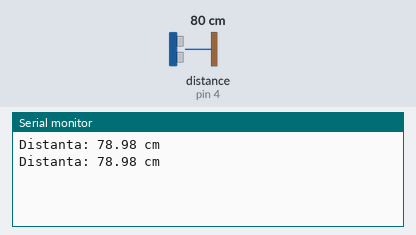
Simulated run of this sketch. Board: Arduino Uno, built with avr-gcc and run on an emulated ATmega328P. Shown: the last lines printed to the serial monitor. Wiring (inferred from the names in the program): ultrasonic range finder: trigger pin 3; echo pin 4. The inputs (shaded band) are chosen by the test bench; at power-on: distance to the obstacle (sensor on pin 4) 80 cm. The echo pulse lasts 58.3 µs per cm.

Above: at 1.8 s.
1.9 s: distance to the obstacle (sensor on pin 4) set to 2 cm
At 2.4 s:
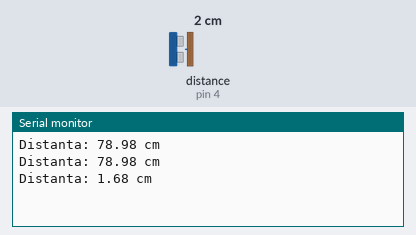
3.4 s: distance to the obstacle (sensor on pin 4) set to 4 cm
At 4.8 s:
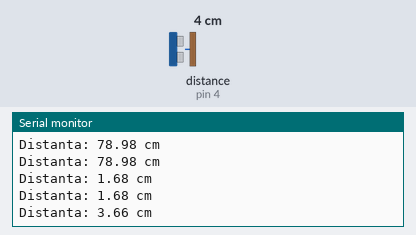
Timing chart, 0 to 6.4 s (numbered marks = the images above; inputs shaded):
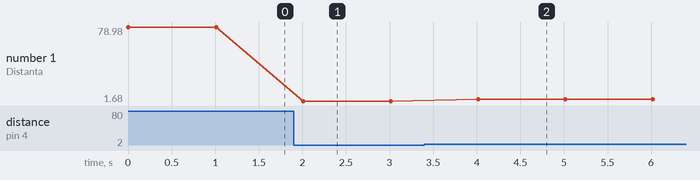

Measured:
- after the input at 1.9 s, the serial monitor: prints a new line after 0.11 s (image 1)
- after the input at 3.4 s, the serial monitor: prints a new line after 0.61 s (image 2)
- plotted number 1: 78.98 → 1.68 after the input at 1.9 s, 1.68 → 3.66 after the input at 3.4 s

The sketch:

hcsr04.ino
```cpp
#define TRIG_PIN 3  // Pinul Trig al HC-SR04
#define ECHO_PIN 4  // Pinul Echo al HC-SR04

void setup() {
  Serial.begin(9600);         // Inițializează comunicarea serială
  pinMode(TRIG_PIN, OUTPUT);  // Configurează pinul Trig ca OUTPUT
  pinMode(ECHO_PIN, INPUT);   // Configurează pinul Echo ca INPUT
}

void loop() {
  // Trimite impulsul de măsurare
  digitalWrite(TRIG_PIN, LOW);   // Asigură-te că Trig este inițial LOW
  delayMicroseconds(2);          // Așteaptă 2 microsecunde
  digitalWrite(TRIG_PIN, HIGH);  // Trimite un impuls HIGH de 10 microsecunde
  delayMicroseconds(10);         // Durata impulsului
  digitalWrite(TRIG_PIN, LOW);   // Revine la LOW

  // Măsoară durata semnalului de răspuns
  long duration = pulseIn(ECHO_PIN, HIGH);  // Durata semnalului Echo în μs (microsecunde)

  // Calculează distanța în cm
  // Formula: distance = (duration * 0.034) / 2
  // Explicație:
  //  - `duration`: Timpul total (în μs) pentru ca unda ultrasonică să parcurgă distanța dus-întors.
  //  - `0.034`: Viteza sunetului în aer este aproximativ 343 m/s sau 0.034 cm/μs.
  //  - Împărțim la 2 deoarece `duration` reprezintă timpul pentru dus-întors, dar avem nevoie doar de distanța dus.
  float distance = duration * 0.034 / 2;

  // Afișează distanța pe monitorul serial
  Serial.print("Distanta: ");
  Serial.print(distance);
  Serial.println(" cm");

  delay(1000);  // Așteaptă 1 secundă
}
```
